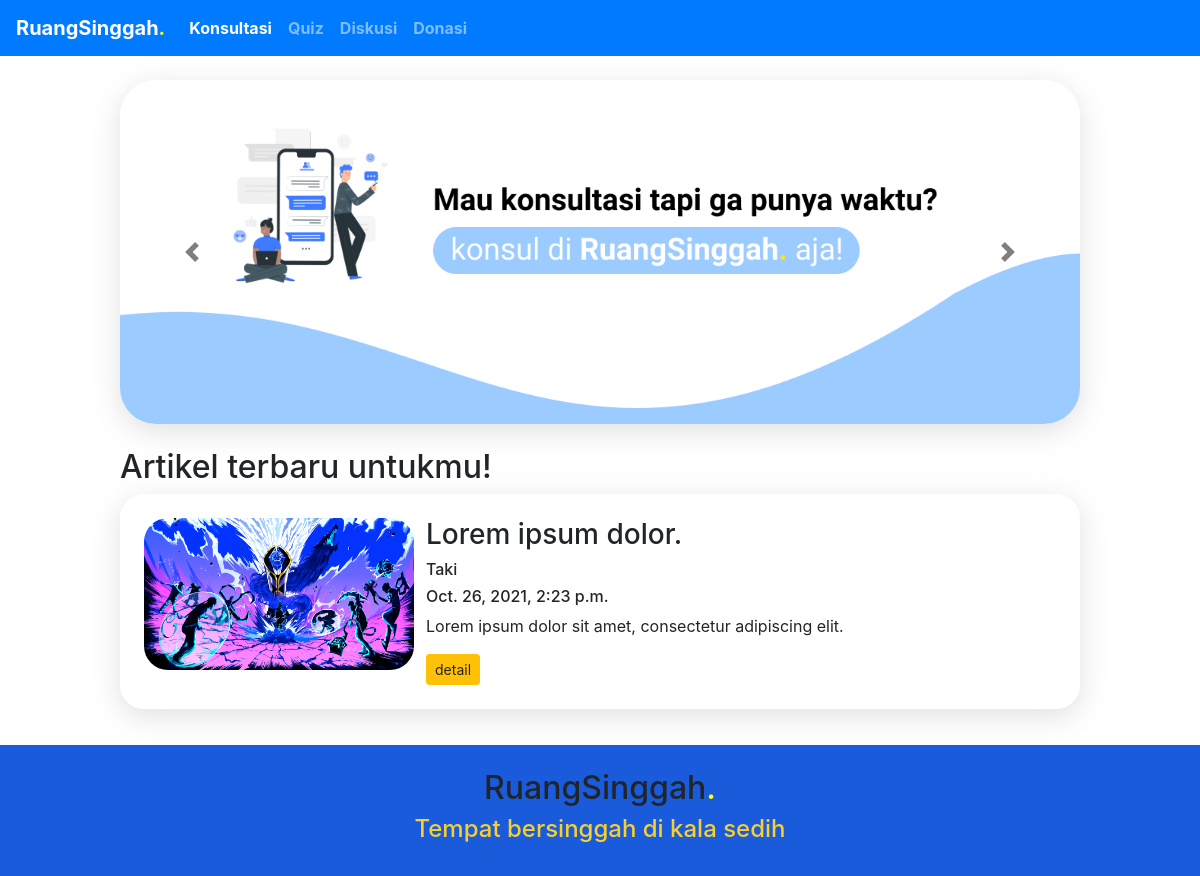
Before: / with the older database file.
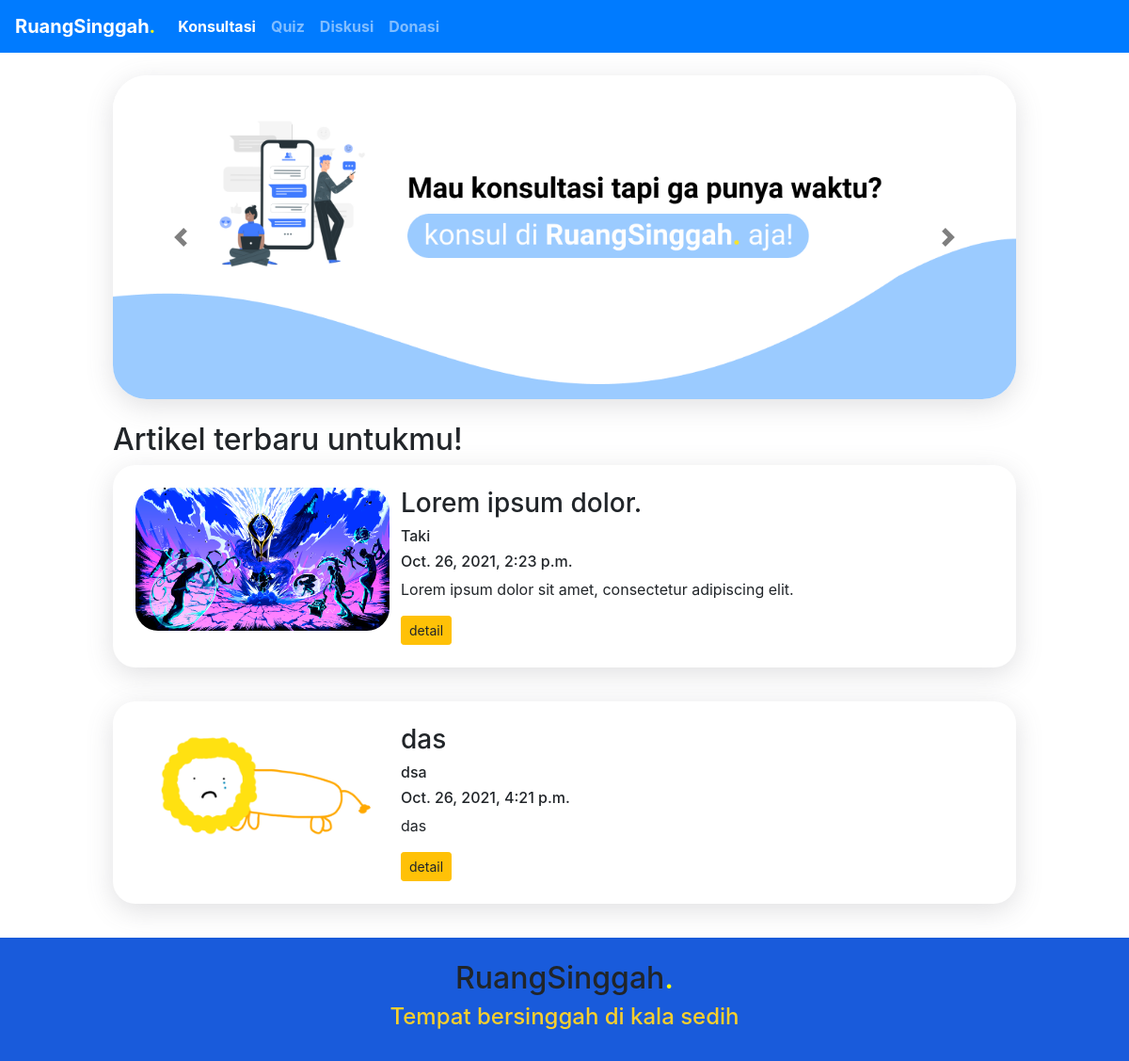
After: the same page with the newer database file.
### article/models.py (models this page shows, shortened)
class Article(models.Model):
    author = models.CharField(max_length=50)
    title = models.CharField(max_length = 100)
    desc = models.CharField(max_length = 300)
    date = models.DateTimeField(auto_now=True)
    article = models.TextField()
    photo = models.ImageField(upload_to='images/')

### article/views.py (the view)
# urls.py: path('', index, name='index'),
def index(request):
    article = Article.objects.all().values()
    response = {'article':article}
    return render(request, 'article_index.html', response)

### article/templates/article_index.html (shortened to what this page needs)
{% load static %}
<!doctype html>
<html lang="en">
  <head>
    <link rel="stylesheet" href="https://cdn.jsdelivr.net/npm/bootstrap@4.5.3/dist/css/bootstrap.min.css">
    <link rel="stylesheet" href="{% static 'css/index.css' %}">
  </head>
  <body>
    <nav class="navbar navbar-expand-lg navbar-dark bg-primary">
        <a class="navbar-brand" href="#"><b>RuangSinggah<span id="titik" style="color: yellow;">.</span></b></a>
        <div class="collapse navbar-collapse" id="navbarNavAltMarkup">
          <div class="navbar-nav">
            <a class="nav-link active" href="#"><b>Konsultasi</b> <span class="sr-only">(current)</span></a>
            <a class="nav-link" href="#"><b>Quiz</b></a>
            <a class="nav-link" href="#"><b>Diskusi</b></a>
            <a class="nav-link" href="#"><b>Donasi</b></a>
          </div>
        </div>
    </nav>
    <br>
    <div id="carouselExampleIndicators" class="carousel slide" data-ride="carousel">
      <ol class="carousel-indicators">
        <li data-target="#carouselExampleIndicators" data-slide-to="0" class="active"></li>
        <li data-target="#carouselExampleIndicators" data-slide-to="1"></li>
        <li data-target="#carouselExampleIndicators" data-slide-to="2"></li>
      </ol>
      <div class="carousel-inner">
        <div class="carousel-item active">
          <img src="{% static 'img/chat.png' %}" class="d-block w-100">
        </div>
      </div>
      <a class="carousel-control-prev" href="#carouselExampleIndicators" role="button" data-slide="prev">
        <span class="carousel-control-prev-icon" aria-hidden="true" style="fill: black;"></span>
      </a>
      <a class="carousel-control-next" href="#carouselExampleIndicators" role="button" data-slide="next">
        <span class="carousel-control-next-icon" aria-hidden="true"></span>
      </a>
    </div>
    <div class="main-content">
      <h2>Artikel terbaru untukmu!</h2>
      {% for i in article %}
      <div class="article-box">
        <div class="pic">
          <img src="media/{{ BASIC_DIR }}/{{i.photo}}" alt="">
        </div>
        <div class="sub-content">
          <h3>{{i.title}}</h3>
          <h6>{{i.author}}</h6>
          <h6>{{i.date}}</h6>
          <p>{{i.desc}}</p>
          <a href="views/{{i.id}}" class="btn btn-warning btn-sm">detail</a>
        </div>
      </div>
      {% endfor %}
    </div>
    <div class="footer">
      <br>
      <h2>RuangSinggah<span style="color: yellow;">.</span></h2>
      <h4>Tempat bersinggah di kala sedih</h4>
      <br>
    </div>
  </body>
</html>

### article/static/css/index.css (style rules this page uses)
body { margin: 0; padding: 0; }
.carousel-control-next, .carousel-control-prev { filter: invert(100%); }
#carouselExampleIndicators { width: 80%; margin-left: auto; margin-right: auto; border-radius: 3vw; box-shadow: rgba(100, 100, 111, 0.2) 0px 7px 29px 0px; }
.carousel-item img { border-radius: 3vw; }
.main-content { margin-top: 2vw; width: 80%; margin-left: auto; margin-right: auto; }
.article-box { display: flex; background-color: white; box-shadow: rgba(100, 100, 111, 0.2) 0px 7px 29px 0px; border-radius: 2vw; padding: 2vw; margin-bottom: 3vw; }
.article-box img { max-width: 270px; max-height: 152px; border-radius: 2vw; margin-right: 1vw; }
.footer { background-color: #195BDB; text-align: center; }
.footer h4 { color: #F8CF2D; }

Changed rows visible on the page:
added Article: photo (picture), title "das", author "dsa", date "Oct. 26, 2021, 4:21 p.m.", desc "das"
